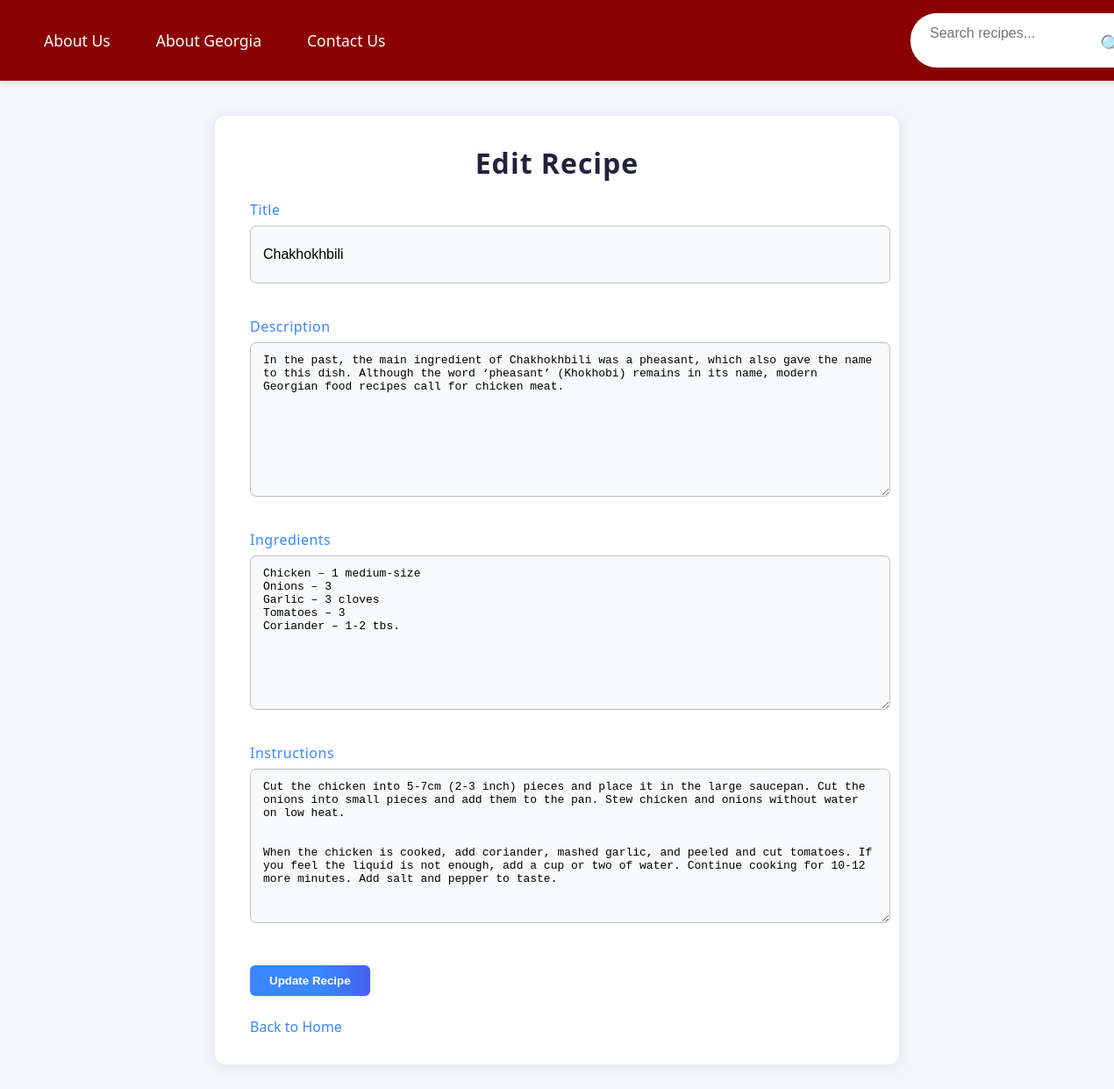
Page /edit/2/ on the committed database.
### recept/models.py (models this page shows, shortened)
class Recipe(models.Model):
    title = models.CharField(max_length=200, db_index=True)
    description = models.TextField()
    ingredients = models.TextField(blank=True)
    instructions = models.TextField(blank=True)
    created_at = models.DateTimeField(auto_now_add=True)

### recept/views.py (the view)
# urls.py: path('edit/<int:pk>/', views.edit_recipe, name='edit_recipe'),
def edit_recipe(request, pk):
    recipe = get_object_or_404(Recipe, pk=pk)
    if request.method == 'POST':
        form = RecipeForm(request.POST, instance=recipe)
        if form.is_valid():
            form.save()
            return redirect('home')
    else:
        form = RecipeForm(instance=recipe)
    return render(request, 'recipe_form.html', {'form': form, 'edit': True})

### recept/forms.py
class RecipeForm(forms.ModelForm):
    class Meta:
        model = Recipe
        fields = ['title', 'description', 'ingredients', 'instructions']

### templates/recipe_form.html (shortened to what this page needs)
<!DOCTYPE html>
<html>
  <head>
    {% load static %}
    <link rel="stylesheet" href="{% static 'style.css' %}" />
  </head>
  <body>
    <div class="site-header">
      <div class="nav-center">
        <a href="{% url 'home' %}">About Us</a>
        <a href="#">About Georgia</a>
        <a href="#">Contact Us</a>
      </div>
      <form class="search-bar" method="get" action="{% url 'recipe_search' %}">
        <input type="text" name="q" placeholder="Search recipes..." />
        <button type="submit">&#128269;</button>
      </form>
    </div>
    <div class="container">
      <h1>{% if edit %}Edit{% else %}Add{% endif %} Recipe</h1>
      <form method="post" class="modern-form">
        <div class="form-group">
          <label for="id_title">Title</label>
          {{ form.title }}
        </div>
        <div class="form-group">
          <label for="id_description">Description</label>
          {{ form.description }}
        </div>
        <div class="form-group">
          <label for="id_ingredients">Ingredients</label>
          {{ form.ingredients }}
        </div>
        <div class="form-group">
          <label for="id_instructions">Instructions</label>
          {{ form.instructions }}
        </div>
        <button type="submit" class="add-btn">
          {% if edit %}Update{% else %}Add{% endif %} Recipe
        </button>
      </form>
      <a href="{% url 'home' %}">Back to Home</a>
    </div>
  </body>
</html>

### static/style.css (style rules this page uses)
body { background: #f4f6fb; font-family: "Segoe UI", Arial, sans-serif; margin: 0; padding: 0; }
h1 { color: #22223b; text-align: center; margin-top: 0; letter-spacing: 1px; }
a { color: #3a86ff; text-decoration: none; font-weight: 500; transition: color 0.2s; }
.container { max-width: 700px; margin: 40px auto; background: #fff; border-radius: 12px; box-shadow: 0 2px 16px rgba(44, 62, 80, 0.1); padding: 32px 40px; }
.site-header, header { display: flex; justify-content: space-between; align-items: center; background: #8b0000; color: #fff; padding: 15px 30px; margin-bottom: 32px; box-shadow: 0 2px 8px rgba(44, 62, 80, 0.1); position: sticky; top: 0; z-index: 100; width: 100vw; left: 0; margin: 0; border-radius: 0; }
.nav-center { display: flex; gap: 32px; }
.nav-center a { color: #fff; font-size: 1.1em; margin-left: 20px; }
.search-bar { display: flex; align-items: center; background: #fff; border-radius: 30px; padding: 4px 14px; box-shadow: 0 1px 8px rgba(44, 62, 80, 0.1); }
.search-bar input[type="text"] { border: none; outline: none; padding: 10px 8px; font-size: 1em; border-radius: 30px; background: transparent; width: 180px; transition: width 0.3s; }
.search-bar button { background: none; border: none; color: #3a86ff; font-size: 1.3em; cursor: pointer; padding: 0 6px; transition: color 0.2s; }
.add-btn, button.add-btn { display: inline-block; background: linear-gradient(90deg, #3a86ff 60%, #4361ee 100%); color: #fff; padding: 10px 22px; border-radius: 6px; margin-bottom: 24px; font-weight: 600; border: none; cursor: pointer; transition: background 0.2s; box-shadow: 0 2px 8px rgba(58, 134, 255, 0.1); }
form input[type="text"], form textarea { width: 100%; padding: 10px; margin-bottom: 16px; border: 1px solid #bfc0c0; border-radius: 5px; font-size: 1em; background: #f8f9fa; transition: border 0.2s; }
form button[type="submit"] { margin-top: 10px; }
.modern-form .form-group { margin-bottom: 22px; display: flex; flex-direction: column; }
.modern-form label { font-weight: 500; color: #3a86ff; margin-bottom: 7px; letter-spacing: 0.5px; }
.modern-form input[type="text"], .modern-form textarea { border: 1.5px solid #bfc0c0; border-radius: 7px; padding: 12px 14px; font-size: 1em; background: #f8f9fa; transition: border 0.2s, box-shadow 0.2s; resize: vertical; min-height: 40px; }
.modern-form textarea { min-height: 80px; }
.modern-form button[type="submit"] { margin-top: 10px; }

### rows in the picture
Recipe: title "Chakhokhbili", description "In the past, the main ingredient of Chakhokhbili was a pheasant, which also gave the name to this dish. Although the word ‘pheasant’ (Khokhobi) remains in its name, modern Georgian food recipes call for chicken meat.", ingredients "Chicken – 1 medium-size Onions – 3 Garlic – 3 cloves Tomatoes – 3 Coriander – 1-2 tbs.", instructions "Cut the chicken into 5-7cm (2-3 inch) pieces and place it in the large saucepan. Cut the onions into small pieces and add them to the pan. Stew chicken and onions without water on low heat. When the chicken is cooked, add coriander, mashed garlic, and peeled and cut tomatoes. If you feel the liquid is not enough, add a cup or two of water. Continue cooking for 10-12 more minutes. Add salt and pepper to taste."
